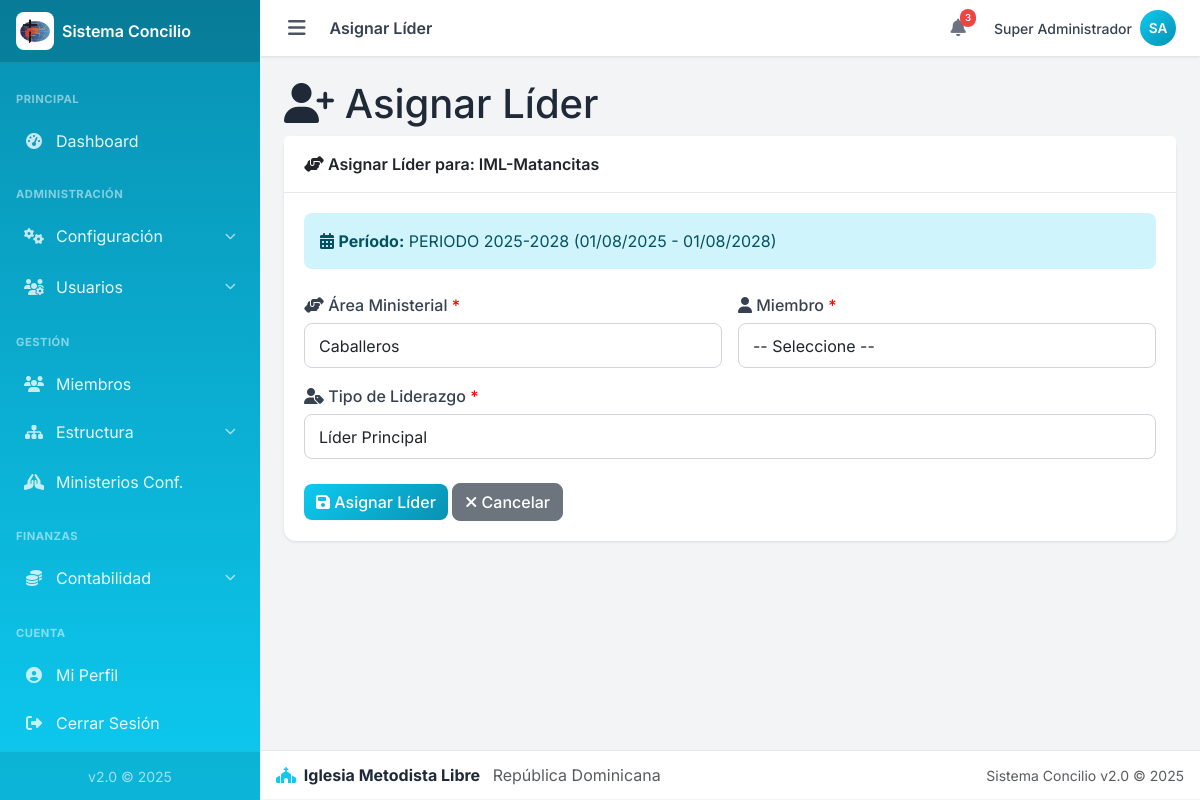
/admin/estructura/lideres/asignar.php?iglesia_id=40&area_id=2 (signed in), run on the app's committed database.
### tables this page shows
CREATE TABLE `iglesias` (
  `id` int(11) NOT NULL,
  `distrito_id` int(11) NOT NULL,
  `codigo` varchar(20) NOT NULL,
  `nombre` varchar(150) NOT NULL,
  `categoria` enum('Circuito','Capilla','Proyecto Evangelístico') NOT NULL DEFAULT 'Circuito',
  `direccion` varchar(255) DEFAULT NULL,
  `provincia_id` int(11) DEFAULT NULL,
  `municipio_id` int(11) DEFAULT NULL,
  `telefono` varchar(30) DEFAULT NULL,
  `correo` varchar(150) DEFAULT NULL,
  `activo` tinyint(1) NOT NULL DEFAULT 1,
  `creado_en` timestamp NOT NULL DEFAULT current_timestamp()
);

CREATE TABLE `periodos_iglesia` (
  `id` int(11) NOT NULL,
  `iglesia_id` int(11) NOT NULL,
  `nombre` varchar(100) NOT NULL,
  `fecha_inicio` date NOT NULL,
  `fecha_fin` date NOT NULL,
  `activo` tinyint(1) DEFAULT 1,
  `creado_en` timestamp NOT NULL DEFAULT current_timestamp()
);

### admin/estructura/lideres/asignar.php (the view, shortened to what this page needs)
<?php
require_once __DIR__ . '/../../includes/header.php';
require_once __DIR__ . '/../../../config/config.php';
if ($ROL_NOMBRE === 'super_admin') {
    $iglesia_id = (int)($_GET['iglesia_id'] ?? 0);
} else {
    $iglesia_id = $IGLESIA_ID;
}
$stmt = $conexion->prepare("SELECT nombre FROM iglesias WHERE id = ?");
$stmt->bind_param("i", $iglesia_id);
$stmt->execute();
$iglesia = $stmt->get_result()->fetch_assoc();
$stmt = $conexion->prepare("SELECT * FROM periodos_iglesia WHERE iglesia_id = ? AND activo = 1 LIMIT 1");
$stmt->bind_param("i", $iglesia_id);
$stmt->execute();
$periodo = $stmt->get_result()->fetch_assoc();
$stmt = $conexion->prepare("SELECT * FROM areas_ministeriales
                            WHERE activo = 1 AND (tipo = 'general' OR iglesia_id = ?)
                            ORDER BY nombre");
$stmt->bind_param("i", $iglesia_id);
$stmt->execute();
$areas = $stmt->get_result()->fetch_all(MYSQLI_ASSOC);
$stmt = $conexion->prepare("SELECT id, nombre, apellido, foto
                            FROM miembros
                            WHERE iglesia_id = ? AND estado = 'activo'
                            ORDER BY nombre, apellido");
$stmt->bind_param("i", $iglesia_id);
$stmt->execute();
$miembros = $stmt->get_result()->fetch_all(MYSQLI_ASSOC);
$area_id_preseleccionada = (int)($_GET['area_id'] ?? 0);
?>
<div class="content-header">
    <h1><i class="fas fa-user-plus"></i> Asignar Líder</h1>
</div>
<div class="card">
    <div class="card-header">
        <span class="card-title">
            <i class="fas fa-hands-helping"></i> Asignar Líder para: <?php echo htmlspecialchars($iglesia['nombre']); ?>
        </span>
    </div>
    <div class="card-body">
        <div class="alert alert-info mb-4">
            <i class="fas fa-calendar-alt"></i>
            <strong>Período:</strong> <?php echo htmlspecialchars($periodo['nombre']); ?>
            (<?php echo date('d/m/Y', strtotime($periodo['fecha_inicio'])); ?> -
            <?php echo date('d/m/Y', strtotime($periodo['fecha_fin'])); ?>)
        </div>
        <?php if (empty($miembros)): ?>
            <div class="alert alert-warning">
                <i class="fas fa-exclamation-triangle"></i> No hay miembros registrados en esta iglesia.
                <a href="../../miembros/crear.php">Registrar miembros</a> primero.
            </div>
        <?php else: ?>
            <form method="post" action="guardar.php">
                <div style="display: grid; grid-template-columns: repeat(auto-fit, minmax(250px, 1fr)); gap: 1rem;">
                    <div class="mb-3">
                        <label class="form-label">
                            <i class="fas fa-hands-helping"></i> Área Ministerial <span style="color:red;">*</span>
                        </label>
                        <select name="area_id" class="form-control" required>
                            <?php foreach ($areas as $a): ?>
                                <option value="<?php echo $a['id']; ?>" <?php echo $area_id_preseleccionada == $a['id'] ? 'selected' : ''; ?>>
                                    <?php echo htmlspecialchars($a['nombre']); ?>
                                </option>
                            <?php endforeach; ?>
                        </select>
                    </div>
                    <div class="mb-3">
                        <label class="form-label">
                            <i class="fas fa-user"></i> Miembro <span style="color:red;">*</span>
                        </label>
                        <select name="miembro_id" class="form-control" required>
                            <option value="">-- Seleccione --</option>
                        </select>
                    </div>
                </div>
                <div class="mb-3">
                    <label class="form-label">
                        <i class="fas fa-user-tag"></i> Tipo de Liderazgo <span style="color:red;">*</span>
                    </label>
                    <select name="tipo" class="form-control" required>
                        <option value="lider">Líder Principal</option>
                    </select>
                </div>
                <div style="margin-top: 1.5rem;">
                    <button type="submit" class="btn btn-primary">
                        <i class="fas fa-save"></i> Asignar Líder
                    </button>
                    <a href="index.php?iglesia_id=<?php echo $iglesia_id; ?>" class="btn btn-secondary">
                        <i class="fas fa-times"></i> Cancelar
                    </a>
                </div>
            </form>
        <?php endif; ?>
    </div>
</div>
<?php require_once __DIR__ . '/../../includes/footer.php'; ?>

### css/custom.css (style rules this page uses)
:root { --primary: #0dcaf0; --primary-dark: #0891b2; --primary-light: #67e8f9; --primary-darker: #0e7490; --success: #10b981; --warning: #f59e0b; --danger: #ef4444; --info: #3b82f6; --gray-50: #f9fafb; --gray-100: #f3f4f6; --gray-200: #e5e7eb; --gray-300: #d1d5db; --gray-400: #9ca3af; --gray-500: #6b7280; --gray-600: #4b5563; --gray-700: #374151; --gray-800: #1f2937; --gray-900: #111827; --sidebar-width: 260px; --navbar-height: 56px; --footer-height: 50px; --shadow-sm: 0 1px 2px rgba(0, 0, 0, 0.05); --shadow: 0 1px 3px rgba(0, 0, 0, 0.1); --shadow-md: 0 4px 6px rgba(0, 0, 0, 0.1); --shadow-lg: 0 10px 15px rgba(0, 0, 0, 0.1); --font-family: 'Inter', -apple-system, BlinkMacSystemFont, sans-serif; }
* { box-sizing: border-box; }
html { scroll-behavior: smooth; -webkit-tap-highlight-color: transparent; }
body { font-family: var(--font-family); background: var(--gray-100); color: var(--gray-800); margin: 0; padding: 0; min-height: 100vh; }
.card { border: none; border-radius: 0.75rem; box-shadow: var(--shadow); background: #fff; margin-bottom: 1rem; }
.card-header { background: #fff; border-bottom: 1px solid var(--gray-200); padding: 1rem 1.25rem; font-weight: 600; border-radius: 0.75rem 0.75rem 0 0; }
.card-title { margin: 0; font-size: 1rem; font-weight: 600; }
.card-body { padding: 1.25rem; }
.btn { font-weight: 500; border-radius: 0.5rem; transition: all 0.2s ease; }
.btn-primary { background: linear-gradient(135deg, var(--primary) 0%, var(--primary-dark) 100%); border: none; }
.form-control, .form-select { border-radius: 0.5rem; border-color: var(--gray-300); padding: 0.6rem 0.875rem; }
.form-label { font-weight: 500; color: var(--gray-700); margin-bottom: 0.375rem; }
.alert { border: none; border-radius: 0.5rem; }
body { overscroll-behavior-y: contain; }
.btn, .nav-link, .card[class*="bg-"] a { -webkit-user-select: none; user-select: none; -webkit-tap-highlight-color: transparent; }

### data on the page
iglesias: nombre "IML-Matancitas"
periodos_iglesia: nombre "PERIODO 2025-2028", fecha_inicio "01/08/2025", fecha_fin "01/08/2028"

### other printed values
$titulo_pagina "Asignar Líder"
$USUARIO_NOMBRE "Super Administrador"
$iniciales "SA"
form field area_id "Caballeros"
